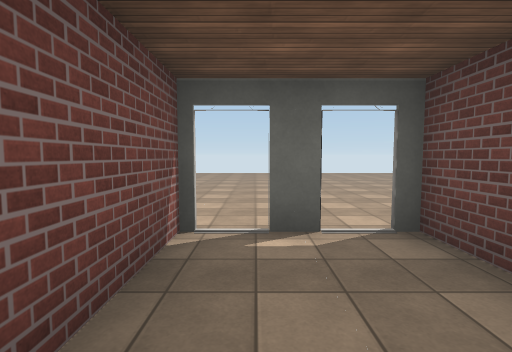
[1] (above)

23 first-person views from a walk through a 3-D level made in the Unity game engine. The camera is 1.5 m above the floor, tilts 4° down and sees 85° across. The floor is counted in squares, 2 m on a side. Each view is taken from the middle of a square. On the plan, view 1 faces up. The plan holds only what a view shows up to about 10 squares ahead; the rest is blank. The place goes on beyond the plan. Door leaves are left out, so doorways stand open. Some surface patterns are stand-ins.

[2]
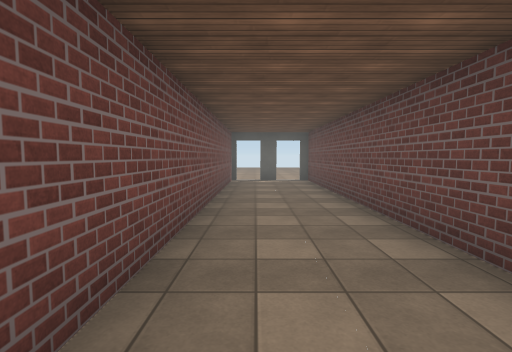

[3]
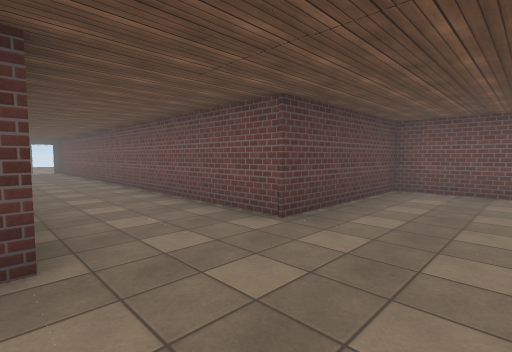

[4]
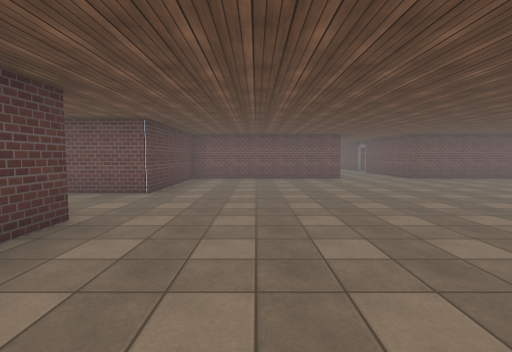

[5]
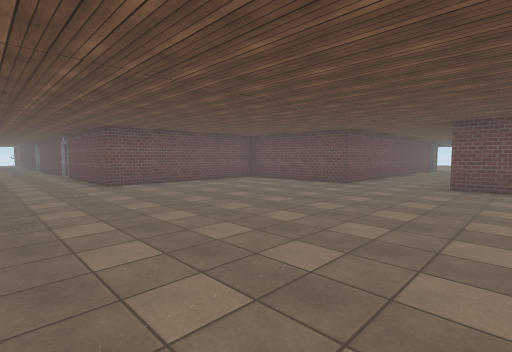

[6]
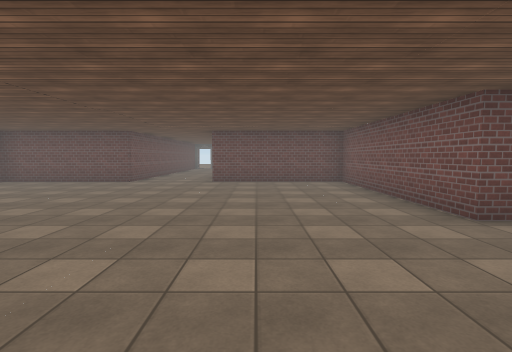

[7]
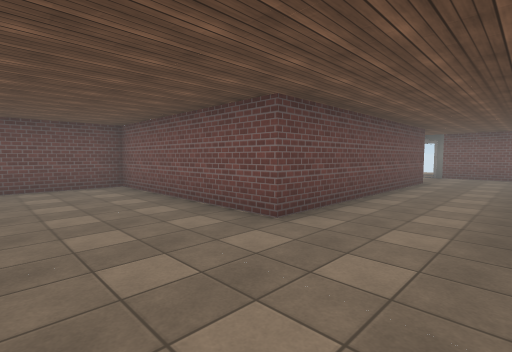

[8]
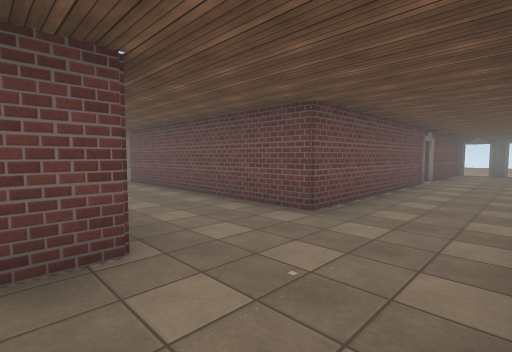

[9]
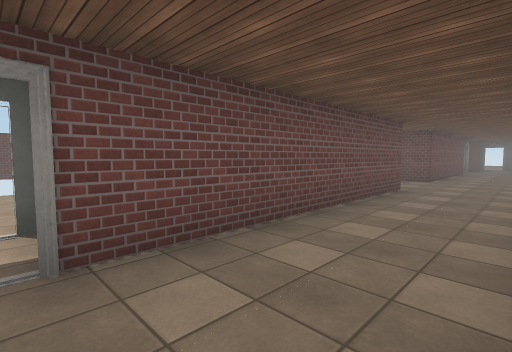

[10]
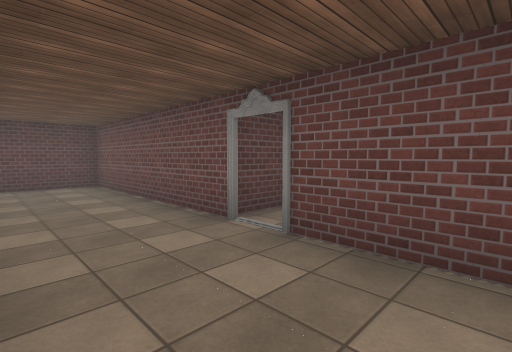

[11]
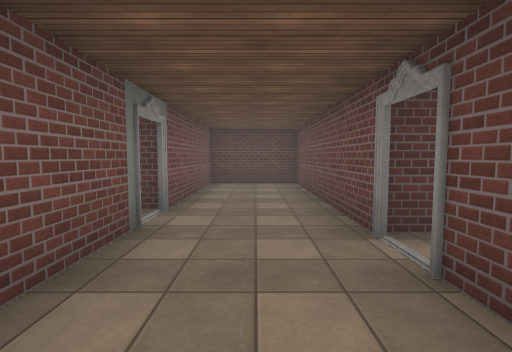

[12]
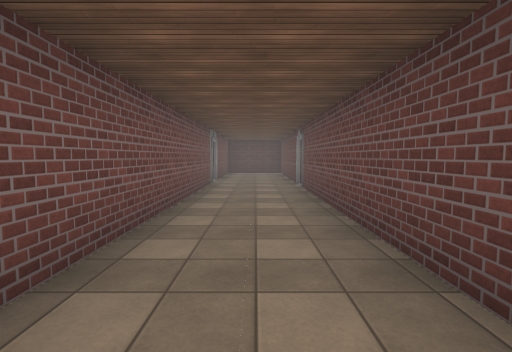

[13]
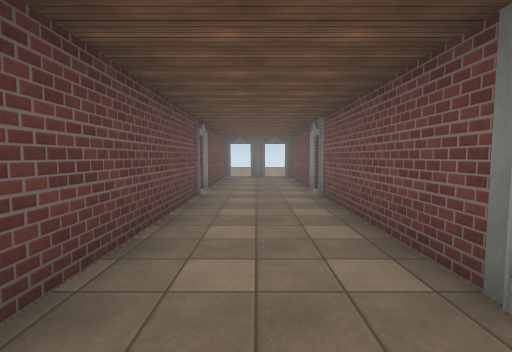

[14]
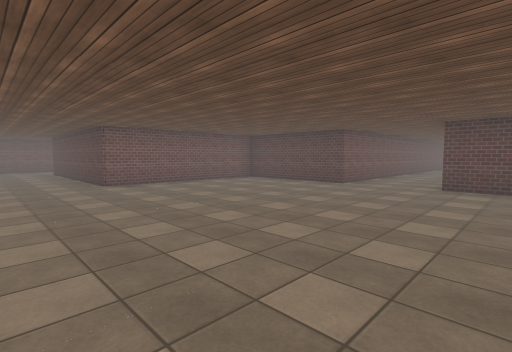

[15]
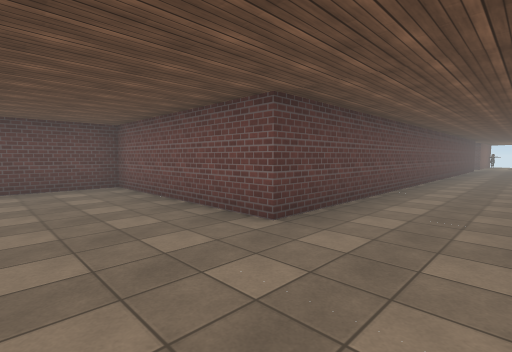

[16]
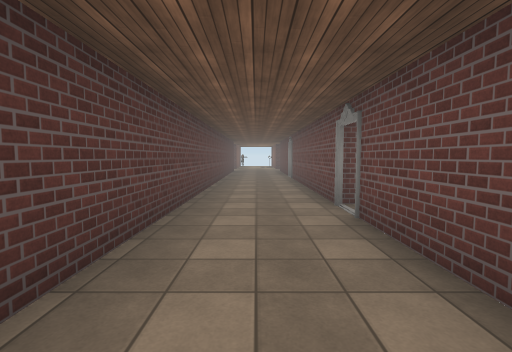

[17]
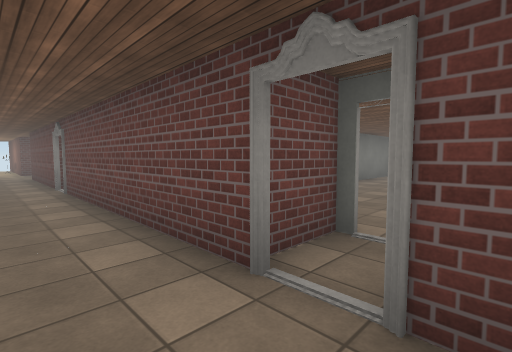

[18]
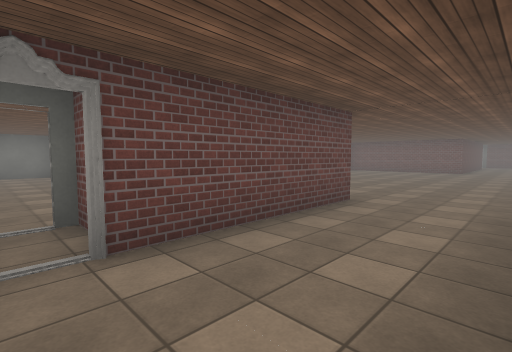

[19]
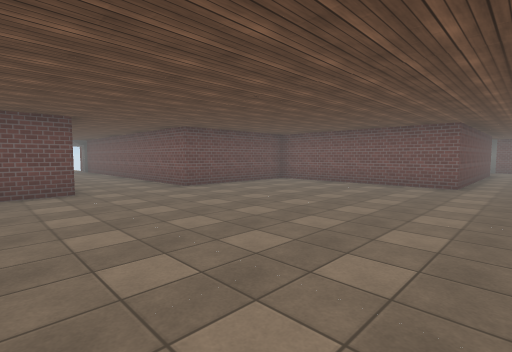

[20]
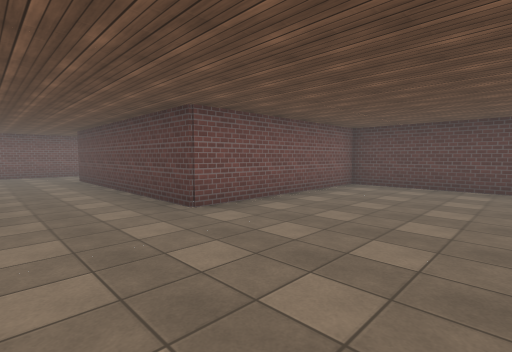

[21]
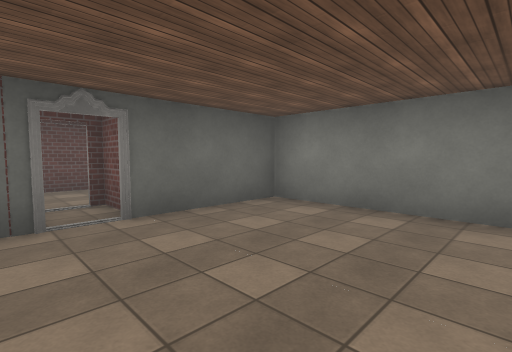

[22]
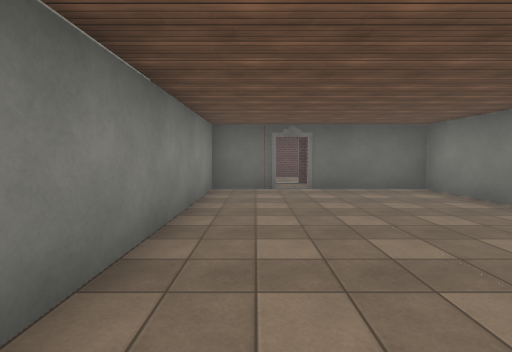

[23]
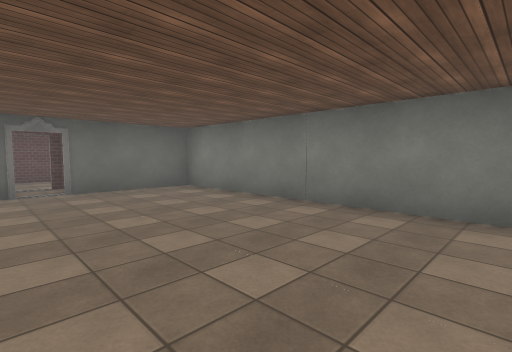

### Floor plan
Points are (right, up) in squares from view 1. A wall is a line through its corners. A room is listed if a view was taken in it or the views show most of it. See-through windows are left out.
Room 1 (views 1, 2, 3, 4, 5, 6, 7, 8, 9, 10, 11, 12, 13, 14, 15, 16, 17, 18, 19, 20)
walls: (1.6, -25.5) (1.6, -22.2) (5.4, -22.2) (5.4, -17.3) (9.5, -17.3); (9.2, -17.1) (9.2, -18.6); (-10.9, -7.6) (-10.9, -6.4); (-10.9, -22.5) (-10.9, -17.3) (-4.6, -17.3) (-4.6, -22.2) (-0.8, -22.2) (-0.8, -25.5); (-13.3, -18.2) (-13.3, -22.5); (10.1, -17.3) (14.5, -17.3); (10.4, -18.6) (10.4, -17.2); (-10.9, -25.5) (-10.9, -23.2); (-13.3, -7) (-13.3, -17.5); (-13.3, -23.2) (-13.3, -25.5); (-13.1, -6.1) (-13.8, -6.1); (14.5, -14.9) (5.4, -14.9) (5.4, -9.8) (1.6, -9.8) (1.6, 2.8); (0.7, 2.7) (0.1, 2.7); (-0.8, 2.9) (-0.8, -9.8) (-4.6, -9.8) (-4.6, -14.9) (-10.9, -14.9) (-10.9, -8.2)
ways out: opening at (10, -18) to room 2; opening at (-12, -6) to room 3; open door at (-13, -6.5) to room 3; open door at (-13, -23); open door at (-13, -18); open door at (-10.5, -8); open door at (-10, -23); open door at (0.5, 3)
Room 2 (views 21, 22, 23)
walls: (9.5, -18.6) (8, -18.6) (8, -24); (12.9, -25.5) (12.9, -18.6) (10.1, -18.6)
ways out: opening at (10, -18) to room 1
Room 3 (no view inside)
walls: (-10.9, -6.4) (-10.9, -2.3) (-13.3, -2.3) (-13.3, -6.4)
ways out: opening at (-12, -6) to room 1; open door at (-13, -6.5) to room 1

Positions as (right, up) in squares from view 1, and headings:
1: (0, 0), facing up
2: (0, -6), facing up
3: (-1, -12), facing up-right
4: (-4, -12), facing right
5: (-2, -15), facing down-right
6: (-2, -14), facing down
7: (-2, -15), facing down-left
8: (-13, -14), facing down-right
9: (-13, -8), facing down-right
10: (-13, -10), facing up-right
11: (-12, -10), facing up
12: (-12, -15), facing up
13: (-12, -17), facing down
14: (3, -17), facing up-left
15: (3, -17), facing up-right
16: (6, -16), facing right
17: (9, -16), facing down-right
18: (10, -15), facing down-left
19: (3, -16), facing down-left
20: (-1, -17), facing up-left
21: (9, -22), facing up-right
22: (9, -25), facing up
23: (9, -25), facing up-right
